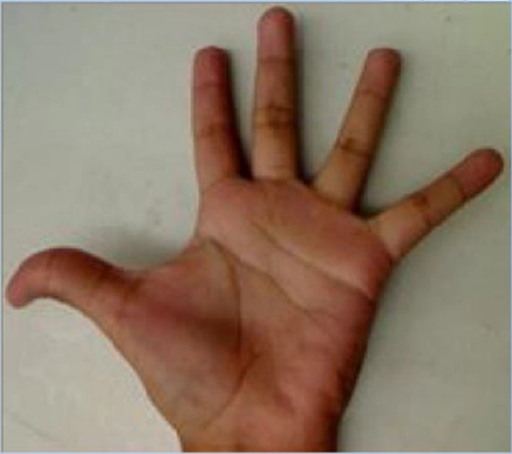
//> input picture source/project.png, 512 x 454 px
$ ./main   (built with g++ and OpenCV 4)
//> lines starting //> are read from the running program, lines starting //| are printed output that depends on the picture
#include <opencv2/opencv.hpp>
#include <iostream>

cv::Mat src, hsv, hue;
int bins = 12;
void Hist_And_Backproject(int, void*);

int main(int argc, char** argv){
    src = cv::imread("../../source/project.png");
//> src is the input picture: 454 rows x 512 cols, CV_8UC3; mean B, G, R 102.7, 120.8, 140.8
    if(src.empty()){
        std::cout << "could not load image...\n" << std::endl;
        return -1;
    }

    const char* window_image = "input image";
    cv::namedWindow(window_image, cv::WINDOW_AUTOSIZE);
    cv::namedWindow("BackProj", cv::WINDOW_AUTOSIZE);
    cv::namedWindow("Histogram", cv::WINDOW_AUTOSIZE);

    cv::cvtColor(src, hsv, cv::COLOR_BGR2HSV);
//> hsv: 454 rows x 512 cols, CV_8UC3; mean H, S, V 23.1, 81.4, 141.9
    hue.create(hsv.size(), hsv.depth());
    int nchannels[] = {0, 0};
    cv::mixChannels(&hsv, 1, &hue, 1, nchannels, 1);
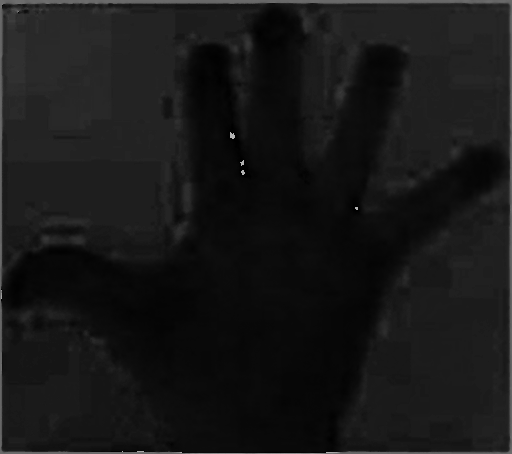
//> hue: 454 rows x 512 cols, CV_8UC1; min 0, max 179, mean 23.1

    cv::createTrackbar("Histogram Bins: ", window_image, &bins, 180, Hist_And_Backproject);
    Hist_And_Backproject(0, 0);

    cv::imshow(window_image, src);
    cv::waitKey(0);
}

void Hist_And_Backproject(int, void*){
    float range[] = {0, 180};
    const float *histRanges = { range };
    cv::Mat h_hist;
    cv::calcHist(&hue, 1, 0, cv::Mat(), h_hist, 1, &bins, &histRanges, true, false);
//> h_hist = [91202, 65815, 67854, 2501, 594, 423, 2515, 1304, 45, 105, 8, 82]; bins = 12
    cv::normalize(h_hist, h_hist, 0, 255, cv::NORM_MINMAX, -1, cv::Mat());
//> h_hist = [255, 184, 189.7, 6.97, 1.64, 1.16, 7.01, 3.62, 0.103, 0.271, 0, 0.207]

    cv::Mat backProImage;
    cv::calcBackProject(&hue, 1, 0, h_hist, backProImage, &histRanges, 1, true);
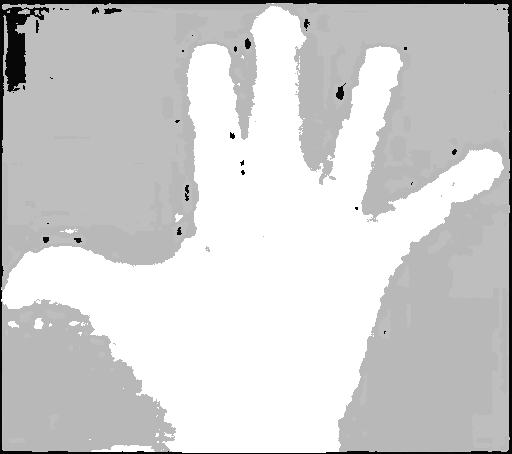
//> backProImage: 454 rows x 512 cols, CV_8UC1; min 0, max 255, mean 207.8
    cv::imshow("BackProj", backProImage);

    int hist_h = 400;
    int hist_w = 512;
    cv::Mat histImage(hist_w, hist_h, CV_8UC3, cv::Scalar(0, 0, 0));
    int bin_w = hist_w / bins;
//> bin_w = 42
    for(int i = 1; i < bins; i++){
        cv::rectangle(histImage, cv::Point((i - 1) * bin_w, (hist_h - cvRound(h_hist.at<float>(i - 1) * (400 / 255)))),
        cv::Point(i * bin_w, hist_h),
        cv::Scalar(0, 0, 255), -1);
    }
//> this loop made 11 passes
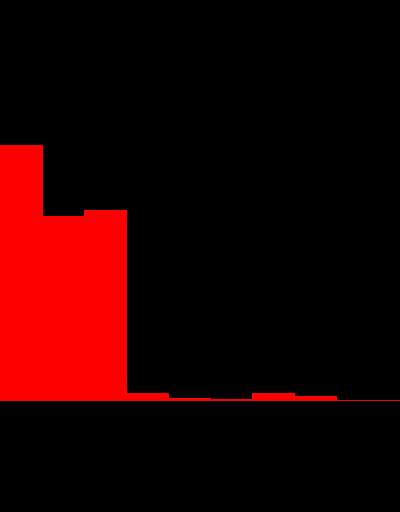
//> histImage: 512 rows x 400 cols, CV_8UC3; mean B, G, R 0, 0, 34.8
    cv::imshow("Histogram", histImage);
}

$ run again, with source/circle.png copied over source/project.png
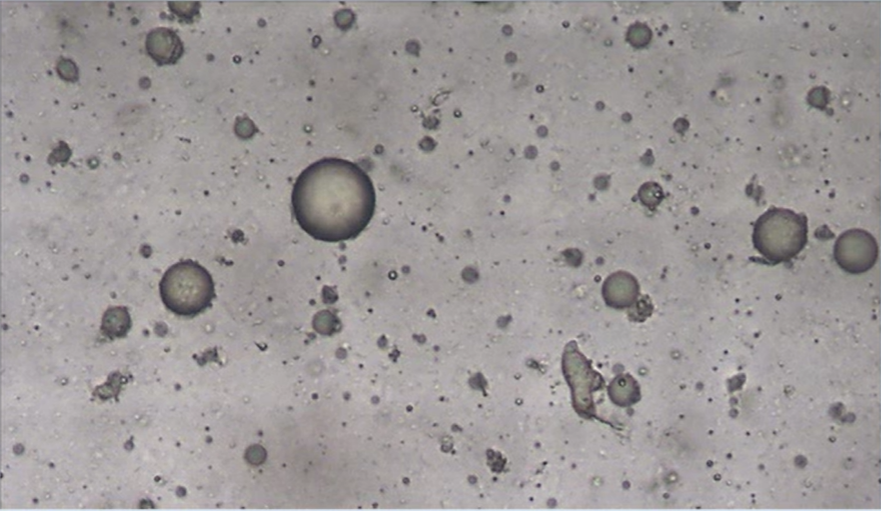
//> input picture source/circle.png, 881 x 511 px
//> src is the input picture: 511 rows x 881 cols, CV_8UC3; mean B, G, R 152.6, 152.8, 157.5
//> hsv: 511 rows x 881 cols, CV_8UC3; mean H, S, V 70.7, 10.8, 157.8
//> in Hist_And_Backproject, `cv::calcHist(&hue, 1, 0, cv::Mat(), h_hist, 1, &bins, &histRanges, tru..`: h_hist = [195593, 63172, 7752, 1557, 1192, 630, 1882, 3434, 5320, 15654, 51920, 102085]; bins = 12
//> in Hist_And_Backproject, `cv::normalize(h_hist, h_hist, 0, 255, cv::NORM_MINMAX, -1, cv::Mat());`: h_hist = [255, 81.8, 9.32, 1.21, 0.735, 0, 1.64, 3.67, 6.13, 19.65, 67.08, 132.7]
//> in Hist_And_Backproject, `cv::calcBackProject(&hue, 1, 0, h_hist, backProImage, &histRanges, 1, ..`:
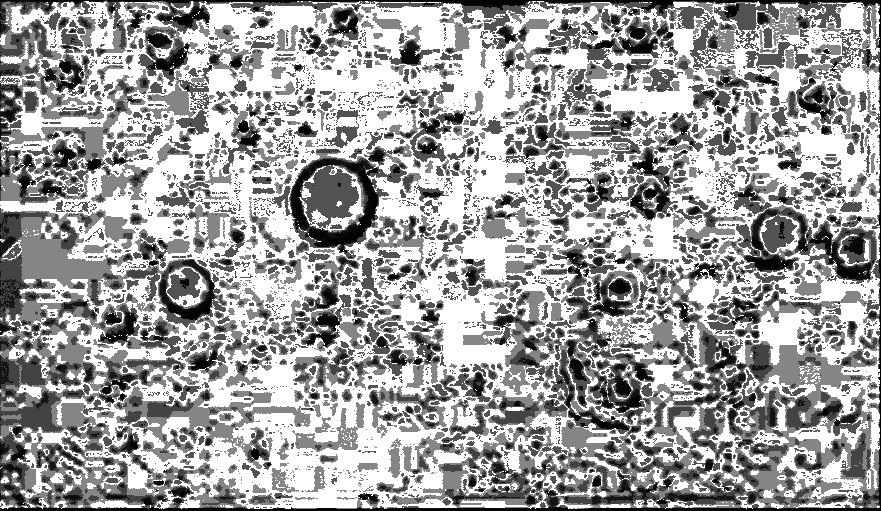
//> backProImage: 511 rows x 881 cols, CV_8UC1; min 0, max 255, mean 161.1
//> bin_w = 42
//> the loop in Hist_And_Backproject, `for(int i = 1; i < bins; i++)` made 11 passes
//> after the loop in Hist_And_Backproject, `for(int i = 1; i < bins; i++)`:
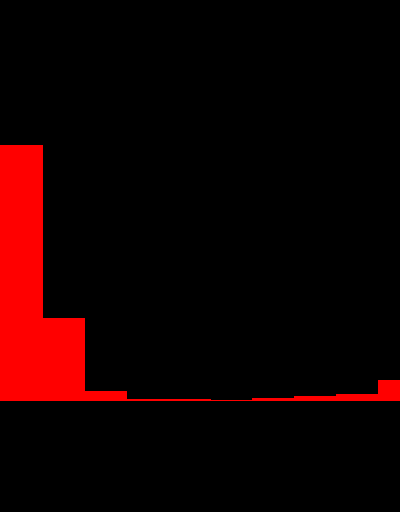
//> histImage: 512 rows x 400 cols, CV_8UC3; mean B, G, R 0, 0, 20.2
